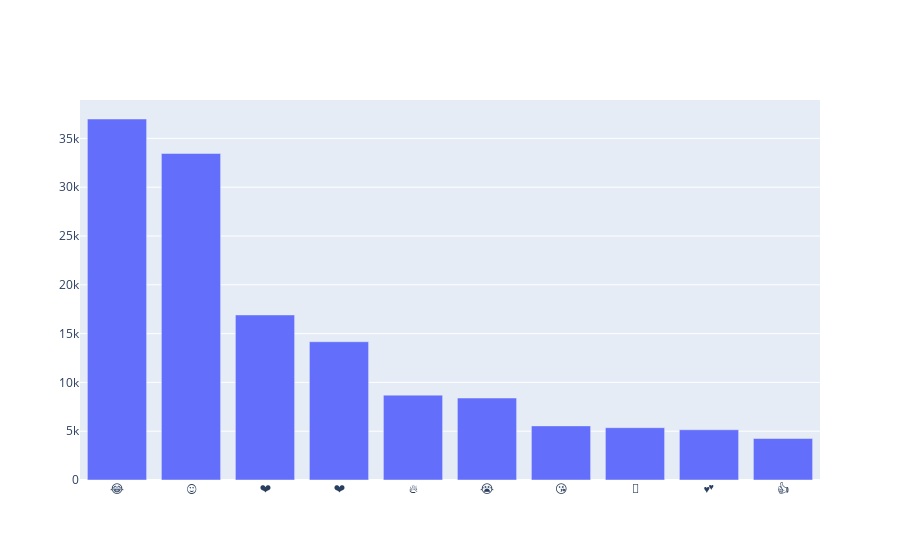

The code cell stored with this chart in its notebook:
### Code cell
iplot([go.Bar(x = emojis , y = counts)])

### Figure 1 — Plotly figure (JSON) as saved in the notebook; plotly's stock layout.template omitted (floating-point values rounded to 4 significant figures)
{"data": [{"type": "bar", "x": ["😂", "😍", "❤️", "❤", "🔥", "😭", "😘", "💖", "💕", "👍"], "y": [36987, 33453, 16911, 14167, 8694, 8398, 5545, 5359, 5147, 4251]}], "layout": {}}
